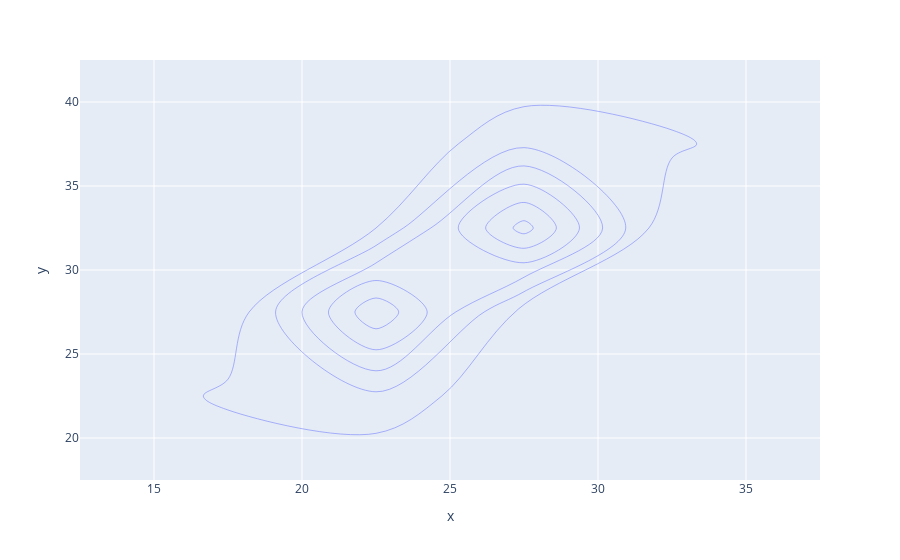

Notebook source saved alongside this figure:
### Markdown cell above
### Density contour plot

### Code cell
px.density_contour(x=salary_madrid, y=salary_barcelona)
